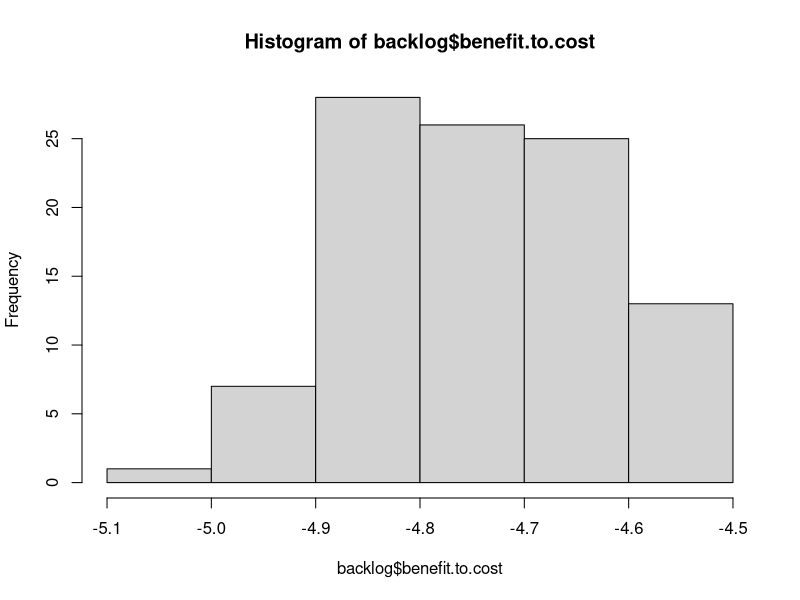
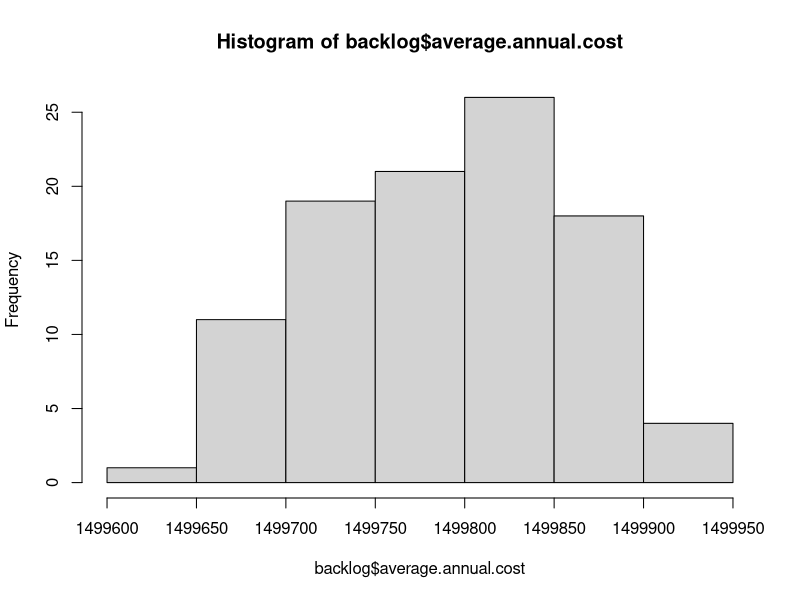
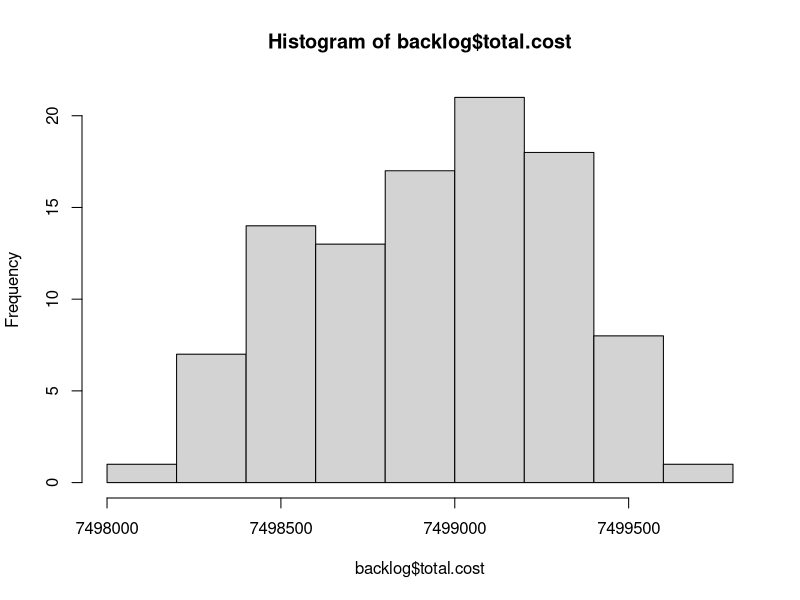
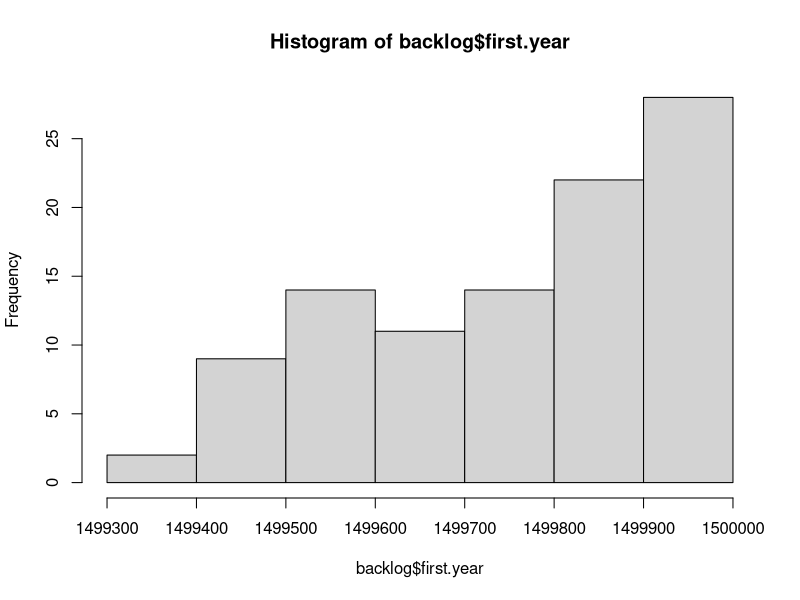

Write the R code that produced these figures, in order. (Note: this script raises an error after producing the figures.)
# Read Me ####
# This code analyzes data from FST, the City's pavement consultant
# It models the cost and PCI degredation in order to optimize pavement decisions
# OCI value = PCI.  Note these scores are from November 2012.
# Created By Daniel Hadley

# Considerations: 
# 1. The knapsack approximates an optimal outcome, but needs to be inspected in cases where the 
# limit is low,E.g., http://oucsace.cs.ohiou.edu/~razvan/courses/cs4040/lecture16.pdf
# 2. The model makes assumptions about the differences in PCI reset of various treatment types.
# It assumes that patching only resets to PCI + 6, for example. 

library("plyr")


# Import data ####
# setwd("K:/Somerstat/Common/Data/2014 StreetStat/PCI_Code")
setwd ("~/Documents/Git/PCI_Code") #at home
d <- read.csv("PCI.csv")


# Create new variables #### 
d$sq.ft <- d$PavementWi * d$Length # Sq. Feet
d$sq.yd <- d$sq.ft * 0.111111 # Sq. Yards


# Functions needed for the model: ####
# f(Age) = PCI, f(PCI) = AGE, f(Age, Pave, Old PCI) = New PCI 
# f(PCI) = AGE, f(PCI) = Cost, f(knapsack) = pave 

# f(Age) = PCI
# Referenes below
# http://onlinepubs.trb.org/onlinepubs/conferences/2012/assetmgmt/presentations/Data-A-Ramirez-Flores-Chang-Albitres.pdf
# https://repository.tamu.edu/bitstream/handle/1969.1/ETD-TAMU-2009-05-317/DESHMUKH-THESIS.pdf?sequence=2
# http://www.mylongview.com/modules/showdocument.aspx?documentid=631
# See AnalyzePCI.R
PCIf <- function(AGE){ 
  PCI <- ifelse(d$Functional == "CO - Collector", 100 - (106/((log(79/AGE))^(1/.48))),
                ifelse(d$Functional == "AR - Arterial", 100 - (109/((log(88/AGE))^(1/.58))),
                       100 - (97/((log(110/AGE))^(1/.61)))
                ))
  return(PCI)
}


# f(PCI, Function, Sq.yd) = Cost 
Costf <- function(OCI, Functional, sq.yd){ 
  Cost <- ifelse((OCI >= 68) & (OCI < 88), 1.8,
         ifelse((OCI >= 47) & (OCI < 68), 18.50,
                ifelse((OCI >= 25) & (OCI < 47) & (Functional == "RT - Residential Local"), 76.80,
                       ifelse((OCI >= 25) & (OCI < 47) & (Functional == "RE - Residential Dead End"), 76.80,
                              ifelse((OCI >= 25) & (OCI < 47) & (Functional == "CO - Collector" ), 91.10,
                                     ifelse((OCI >= 25) & (OCI < 47) & (Functional == "AR - Arterial"), 91.10,
                                            ifelse((OCI >= 0) & (OCI < 25) & (Functional == "RT - Residential Local"), 139.80,
                                                   ifelse((OCI >= 0) & (OCI < 25) & (Functional == "RE - Residential Dead End"), 139.80,
                                                          ifelse((OCI >= 0) & (OCI < 25) & (Functional == "CO - Collector"), 147.70,
                                                                 ifelse((OCI >= 0) & (OCI < 25) & (Functional == "AR - Arterial"), 162.10,
                                                                        ifelse(OCI >= 88, 0, 360)))))))))))
  return(Cost*sq.yd)
}


#f(Pave, Previous Year's Moritorium) = Moritorium
Moritoriumf <- function(Pave, MoritoriumX){
  Moritorium <- ifelse(Pave == 1, 1, 
                       ifelse((MoritoriumX > 0) & (MoritoriumX < 3), 1 + MoritoriumX,
                              0 
                              ))
  return(Moritorium)
}


# f(PCI) = delta
# This takes the current PCI and calculates the difference between that and the PCI post treatment
# This is essentially the "value" in the knapsack algo
# The penultimate line ensures that during the moratorium (3 years after work is done), that
# street is not selected for maintenance yet
Deltaf <- function(OldOCI, sq.yd, Moratorium){ 
   Delta <- ifelse((OldOCI >= 68) & (OldOCI < 88) & (Moratorium == 0), ((OldOCI + 8) * sq.yd) - (OldOCI * sq.yd),
                   ifelse((OldOCI >= 47) & (OldOCI < 68) & (Moratorium == 0), ((OldOCI + 7) * sq.yd) - (OldOCI * sq.yd),
                   # why + 8 and +9: http//www.ci.san-ramon.ca.us/engr/pavement.html
                   ifelse((OldOCI >= 25) & (OldOCI < 47) & (Moratorium == 0), (96 * sq.yd) - (OldOCI * sq.yd),
                          ifelse(Moratorium != 0, 0, 
                          (100 * sq.yd) - (OldOCI * sq.yd)
                                 ))))                      
  return(Delta)
}


# # f(value, weight, limit ) = pave. This is the OLD Pave function
# # This is a greedy approximation to the Knapsack algorithm
# knapsack <- function(value, weight, limit){
#   benefit.to.cost <- value / weight #Create ratio
#   df = data.frame(value, weight, benefit.to.cost) # turn it into a DF
#   df$ID <- (1:nrow(df)) # add ID to resort later
#   df <- df[with(df, order(-benefit.to.cost)), ] # Sort by benefit.to.cost
#   rownames(df) <- NULL # Reset the row names for easier indexing
#   df$total.weight <- ifelse(cumsum(df$weight) <= limit, cumsum(df$weight), 0) # Add first items that fit
#   # I need to add a break here if nothing fits in the bag on the first pass
#   for(i in 2:nrow(df)){ #Start in row 2 because some values have been added above
#     df$total.weight[i] <- ifelse(df$weight[i] + df$total.weight[i-1] <= limit, # If adding won't go over limit
#                                  df$weight[i] + df$total.weight[i-1], df$total.weight[i-1]) # If it will, keep Weight the same
#   }
#   df$add <- 0
#   df$add[1] <- ifelse(df$total.weight[1] > 0, 1, 0)
#   for(i in 2:nrow(df)){ #Start in row 2 
#     df$add[i] <- ifelse(df$total.weight[i] > df$total.weight[i-1], 1, 0) # 1 if it has been added
#   }
#   df$add <- ifelse(df$benefit.to.cost == 0, 0, df$add) #To avoid paving streets under moratorium
#   df$add <- ifelse(df$value == 0, 0, df$add)
#   df <- df[with(df, order(ID)), ] # Resort by ID
#   rownames(df) <- NULL # Reset the row names for easier indexing
#   return(df$add)
# }


# f(value, weight, limit preventive maintenance, limit reconstruction) = pave. This is the basic Pave function
# This is a greedy approximation to the Knapsack algorithm
knapsack <- function(value, weight, limitPM, limitR, PCI){
  benefit.to.cost <- value / weight #Create ratio
  df = data.frame(value, weight, benefit.to.cost, PCI) # turn it into a DF
  df$ID <- (1:nrow(df)) # add ID to resort later
  df <- df[with(df, order(-benefit.to.cost)), ] # Sort by benefit.to.cost
  rownames(df) <- NULL # Reset the row names for easier indexing
  df$total.weight <- ifelse(cumsum(df$weight) <= limitPM, cumsum(df$weight), 0) # Add first items that fit
  # I need to add a break here if nothing fits in the bag on the first pass
  for(i in 2:nrow(df)){ #Start in row 2 because some values have been added above
    df$total.weight[i] <- ifelse(df$weight[i] + df$total.weight[i-1] <= limitPM, # If adding won't go over limit
                                 df$weight[i] + df$total.weight[i-1], df$total.weight[i-1]) # If it will, keep Weight the same
  }
  df$add <- 0
  df$add[1] <- ifelse(df$total.weight[1] > 0, 1, 0)
  for(i in 2:nrow(df)){ #Start in row 2 
    df$add[i] <- ifelse(df$total.weight[i] > df$total.weight[i-1], 1, 0) # 1 if it has been added
  }
  df$add <- ifelse(df$benefit.to.cost == 0, 0, df$add) #To avoid paving streets under moratorium
  df$add <- ifelse(df$value == 0, 0, df$add)
  # Now do it all again for full reconstruction of the worst streets
  df <- df[with(df, order(PCI)), ] # Sort by PCI
  rownames(df) <- NULL # Reset the row names for easier indexing
  df$total.weight.a <- ifelse(cumsum(df$weight) <= limitR, cumsum(df$weight), 0) # Add first items that fit
  # I need to add a break here if nothing fits in the bag on the first pass
  for(i in 2:nrow(df)){ #Start in row 2 because some values have been added above
    df$total.weight.a[i] <- ifelse(df$weight[i] + df$total.weight.a[i-1] <= limitR, # If adding won't go over limit
                                 df$weight[i] + df$total.weight.a[i-1], df$total.weight.a[i-1]) # If it will, keep Weight the same
  }
  df$add.a <- 0
  df$add.a[1] <- ifelse(df$total.weight.a[1] > 0, 1, 0)
  for(i in 2:nrow(df)){ #Start in row 2 
    df$add.a[i] <- ifelse(df$total.weight.a[i] > df$total.weight.a[i-1], 1, 0) # 1 if it has been added
  }
  df$add.a <- ifelse(df$benefit.to.cost == 0, 0, df$add.a) #To avoid paving streets under moratorium
  df$add.a <- ifelse(df$value == 0, 0, df$add.a)
  # now resort
  df <- df[with(df, order(ID)), ] # Resort by ID
  rownames(df) <- NULL # Reset the row names for easier indexing
  df$pave <- ifelse((df$add == 1) | (df$add.a == 1), 1, 0)
  return(df$pave)
}


# f(Age, Pave, Old PCI) = New PCI
# See AnalyzePCI.R
NewPCIf <- function(AGE, Pave, OldOCI){
  NewPCI <- ifelse((OldOCI >= 68) & (OldOCI < 88) & (Pave == 1), OldOCI + 8,
                   # why + 7: http//www.ci.san-ramon.ca.us/engr/pavement.html
                   ifelse((OldOCI >= 47) & (OldOCI < 68) & (Pave == 1), OldOCI + 7,
                          ifelse((OldOCI >= 25) & (OldOCI < 47) & (Pave == 1), 96, 
                                 # http://www.mylongview.com/modules/showdocument.aspx?documentid=631
                                 ifelse((OldOCI >= 0) & (OldOCI < 25) & (Pave == 1), 100,
                                        ifelse((d$Functional == "CO - Collector") & (Pave == 0), 100 - (106/((log(79/AGE))^(1/.48))),
                                               ifelse((d$Functional == "AR - Arterial") & (Pave == 0), 100 - (109/((log(88/AGE))^(1/.58))),
                                                      100 - (97/((log(110/AGE))^(1/.61)))
                                 ))))))                      
  return(NewPCI)
}


# f(NewPCI) = New Age
Agef <- function(NewPCI){
  NewAge <- ifelse((d$Functional == "CO - Collector"), 79*(2.71828^(-9.37879/(100-NewPCI)^0.48)),
                   ifelse((d$Functional == "AR - Arterial"), 88*(2.71828^(-15.1952/(100-NewPCI)^0.58)),
                          110*(2.71828^(-16.2904/(100-NewPCI)^0.61))
                   ))
                   
  return(NewAge)
}


# Final model ####

  d$Age <- Agef(d$OCI) # Estimated age in Nov 2012
  d$backlog <- Costf(d$OCI, d$Functional, d$sq.yd) # Backlog in Nov 2012
  d$Moritorium <- 0 # Hold for three years between routine maintenance 
  d$Delta.a <- Deltaf(d$OCI, d$sq.yd, d$Moritorium) # Difference between old OCI and potential OCI
  d$Pave.a <- knapsack(d$Delta.a, d$backlog, 1000000, 1000000, d$OCI) # Pave or not in spring 2013
  d$cost.a <- ifelse(d$Pave.a == 1, Costf(d$OCI, d$Functional, d$sq.yd),0) #The cost to pave the selected streets
  d$Moritorium.a <- Moritoriumf(d$Pave.a, d$Moritorium) #if work has been done, hold for 3 years
  d$Age.Tmp <- (1 + d$Age) #Temporary to do the new PCI calculation
  d$PCI.a <-  NewPCIf(d$Age.Tmp, d$Pave.a, d$OCI)
  d$Age.a <- Agef(d$PCI.a) # The new "age" in Nov 2013. E.g., crack and seal streets are not brand new.
d$backlog.a <- Costf(d$PCI.a, d$Functional, d$sq.yd) #Backlog in Nov 2013
  d$Delta.b <- Deltaf(d$PCI.a, d$sq.yd, d$Moritorium.a)
  d$Pave.b <- knapsack(d$Delta.b, d$backlog.a, 1000000, 1000000, d$PCI.a)
  d$cost.b <- ifelse(d$Pave.b == 1, Costf(d$PCI.a, d$Functional, d$sq.yd),0)
  d$Moritorium.b <- Moritoriumf(d$Pave.b, d$Moritorium.a)
  d$Age.Tmp <- (1 + d$Age.a) 
  d$PCI.b <-  NewPCIf(d$Age.Tmp, d$Pave.b, d$PCI.a)
  d$Age.b <- Agef(d$PCI.b)
d$backlog.b <- Costf(d$PCI.b, d$Functional, d$sq.yd)
  d$Delta.c <- Deltaf(d$PCI.b, d$sq.yd, d$Moritorium.b)
  d$Pave.c <- knapsack(d$Delta.c, d$backlog.b, 1000000, 1000000, d$PCI.b)
  d$cost.c <- ifelse(d$Pave.c == 1, Costf(d$PCI.b, d$Functional, d$sq.yd),0)
  d$Moritorium.c <- Moritoriumf(d$Pave.c, d$Moritorium.b)
  d$Age.Tmp <- (1 + d$Age.b) 
  d$PCI.c <-  NewPCIf(d$Age.Tmp, d$Pave.c, d$PCI.b)
  d$Age.c <- Agef(d$PCI.c)
d$backlog.c <- Costf(d$PCI.c, d$Functional, d$sq.yd)
  d$Delta.d <- Deltaf(d$PCI.c, d$sq.yd, d$Moritorium.c)
  d$Pave.d <- knapsack(d$Delta.d, d$backlog.c, 1000000, 1000000, d$PCI.c)
  d$cost.d <- ifelse(d$Pave.d == 1, Costf(d$PCI.c, d$Functional, d$sq.yd),0)
  d$Moritorium.d <- Moritoriumf(d$Pave.d, d$Moritorium.c)
  d$Age.Tmp <- (1 + d$Age.c) 
  d$PCI.d <-  NewPCIf(d$Age.Tmp, d$Pave.d, d$PCI.c)
  d$Age.d <- Agef(d$PCI.d)
d$backlog.d <- Costf(d$PCI.d, d$Functional, d$sq.yd)
  d$Delta.e <- Deltaf(d$PCI.d, d$sq.yd, d$Moritorium.d)
  d$Pave.e <- knapsack(d$Delta.e, d$backlog.d, 1000000, 1000000, d$PCI.d)
  d$cost.e <- ifelse(d$Pave.e == 1, Costf(d$PCI.d, d$Functional, d$sq.yd),0)
  d$Moritorium.e <- Moritoriumf(d$Pave.e, d$Moritorium.d)
  d$Age.Tmp <- (1 + d$Age.d) 
  d$PCI.e <-  NewPCIf(d$Age.Tmp, d$Pave.e, d$PCI.d)
  d$Age.e <- Agef(d$PCI.e)
d$backlog.e <- Costf(d$PCI.e, d$Functional, d$sq.yd)


# Final model wrapped in a function ####

# f(n) = output
Modelf <- function(n){
  d$Age <- Agef(d$OCI) # Estimated age in Nov 2012
  d$backlog <- Costf(d$OCI, d$Functional, d$sq.yd) # Backlog in Nov 2012
  d$Moritorium <- 0 # Hold for three years between routine maintenance 
  d$Delta.a <- Deltaf(d$OCI, d$sq.yd, d$Moritorium) # Difference between old OCI and potential OCI
  d$Pave.a <- knapsack(d$Delta.a, d$backlog, 1000000, 1000000, d$OCI) # Pave or not in spring 2013
  d$cost.a <- ifelse(d$Pave.a == 1, Costf(d$OCI, d$Functional, d$sq.yd),0) #The cost to pave the selected streets
  d$Moritorium.a <- Moritoriumf(d$Pave.a, d$Moritorium) #if work has been done, hold for 3 years
  d$Age.Tmp <- (1 + d$Age) #Temporary to do the new PCI calculation
  d$PCI.a <-  NewPCIf(d$Age.Tmp, d$Pave.a, d$OCI)
  d$Age.a <- Agef(d$PCI.a) # The new "age" in Nov 2013. E.g., crack and seal streets are not brand new.
  d$backlog.a <- Costf(d$PCI.a, d$Functional, d$sq.yd) #Backlog in Nov 2013
  d$Delta.b <- Deltaf(d$PCI.a, d$sq.yd, d$Moritorium.a)
  d$Pave.b <- knapsack(d$Delta.b, d$backlog.a, 1000000, 1000000, d$PCI.a)
  d$cost.b <- ifelse(d$Pave.b == 1, Costf(d$PCI.a, d$Functional, d$sq.yd),0)
  d$Moritorium.b <- Moritoriumf(d$Pave.b, d$Moritorium.a)
  d$Age.Tmp <- (1 + d$Age.a) 
  d$PCI.b <-  NewPCIf(d$Age.Tmp, d$Pave.b, d$PCI.a)
  d$Age.b <- Agef(d$PCI.b)
  d$backlog.b <- Costf(d$PCI.b, d$Functional, d$sq.yd)
  d$Delta.c <- Deltaf(d$PCI.b, d$sq.yd, d$Moritorium.b)
  d$Pave.c <- knapsack(d$Delta.c, d$backlog.b, 1000000, 1000000, d$PCI.b)
  d$cost.c <- ifelse(d$Pave.c == 1, Costf(d$PCI.b, d$Functional, d$sq.yd),0)
  d$Moritorium.c <- Moritoriumf(d$Pave.c, d$Moritorium.b)
  d$Age.Tmp <- (1 + d$Age.b) 
  d$PCI.c <-  NewPCIf(d$Age.Tmp, d$Pave.c, d$PCI.b)
  d$Age.c <- Agef(d$PCI.c)
  d$backlog.c <- Costf(d$PCI.c, d$Functional, d$sq.yd)
  d$Delta.d <- Deltaf(d$PCI.c, d$sq.yd, d$Moritorium.c)
  d$Pave.d <- knapsack(d$Delta.d, d$backlog.c, 1000000, 1000000, d$PCI.c)
  d$cost.d <- ifelse(d$Pave.d == 1, Costf(d$PCI.c, d$Functional, d$sq.yd),0)
  d$Moritorium.d <- Moritoriumf(d$Pave.d, d$Moritorium.c)
  d$Age.Tmp <- (1 + d$Age.c) 
  d$PCI.d <-  NewPCIf(d$Age.Tmp, d$Pave.d, d$PCI.c)
  d$Age.d <- Agef(d$PCI.d)
  d$backlog.d <- Costf(d$PCI.d, d$Functional, d$sq.yd)
  d$Delta.e <- Deltaf(d$PCI.d, d$sq.yd, d$Moritorium.d)
  d$Pave.e <- knapsack(d$Delta.e, d$backlog.d, 1000000, 1000000, d$PCI.d)
  d$cost.e <- ifelse(d$Pave.e == 1, Costf(d$PCI.d, d$Functional, d$sq.yd),0)
  d$Moritorium.e <- Moritoriumf(d$Pave.e, d$Moritorium.d)
  d$Age.Tmp <- (1 + d$Age.d) 
  d$PCI.e <-  NewPCIf(d$Age.Tmp, d$Pave.e, d$PCI.d)
  d$Age.e <- Agef(d$PCI.e)
  d$backlog.e <- Costf(d$PCI.e, d$Functional, d$sq.yd)
#   Now create the outputs
backlog <- sum(d$backlog.e)
backlog.reduction <- (sum(d$backlog)) - (sum(d$backlog.e))
total.cost <- sum(d$cost.a, d$cost.b, d$cost.c, d$cost.d, d$cost.e)
benefit.to.cost <- backlog.reduction / total.cost
average.annual.cost <- ((sum(d$cost.a)) + (sum(d$cost.b)) + (sum(d$cost.c)) + 
                          (sum(d$cost.d)) + (sum(d$cost.e))) / 5
first.year <- sum(d$cost.a)
output <- list(backlog, backlog.reduction, total.cost, benefit.to.cost, average.annual.cost, first.year)
return(output)
}

Modelf(1)


# Stochastic Model for comparison ####
# f(value, weight, limit ) = pave. 
# This is a greedy approximation to the Knapsack algorithm
knapsack <- function(value, weight, limit){
  benefit.to.cost <- sample(1:573, 573, replace=F) #Instead of real ratio, make it random
  df = data.frame(value, weight, benefit.to.cost) # turn it into a DF
  df$ID <- (1:nrow(df)) # add ID to resort later
  df <- df[with(df, order(-benefit.to.cost)), ] # Sort by benefit.to.cost
  rownames(df) <- NULL # Reset the row names for easier indexing
  df$total.weight <- ifelse(cumsum(df$weight) <= limit, cumsum(df$weight), 0) # Add first items that fit
  # I need to add a break here if nothing fits in the bag on the first pass
  for(i in 2:nrow(df)){ #Start in row 2 because some values have been added above
    df$total.weight[i] <- ifelse(df$weight[i] + df$total.weight[i-1] <= limit, # If adding won't go over limit
                                 df$weight[i] + df$total.weight[i-1], df$total.weight[i-1]) # If it will, keep Weight the same
  }
  df$add <- 0
  df$add[1] <- ifelse(df$total.weight[1] > 0, 1, 0)
  for(i in 2:nrow(df)){ #Start in row 2 
    df$add[i] <- ifelse(df$total.weight[i] > df$total.weight[i-1], 1, 0) # 1 if it has been added
  }
  df <- df[with(df, order(ID)), ] # Resort by ID
  rownames(df) <- NULL # Reset the row names for easier indexing
  return(df$add)
}


Modelf <- function(n){
  d$Age <- Agef(d$OCI) # Estimated age in Nov 2012
  d$backlog <- Costf(d$OCI, d$Functional, d$sq.yd) # Backlog in Nov 2012
  d$Moritorium <- 0 # Hold for three years between routine maintenance 
  d$Delta.a <- Deltaf(d$OCI, d$sq.yd, d$Moritorium) # Difference between old OCI and potential OCI
  d$Pave.a <- knapsack(d$Delta.a, d$backlog, 1500000) # Pave or not in spring 2013
  d$cost.a <- ifelse(d$Pave.a == 1, Costf(d$OCI, d$Functional, d$sq.yd),0) #The cost to pave the selected streets
  d$Moritorium.a <- Moritoriumf(d$Pave.a, d$Moritorium) #if work has been done, hold for 3 years
  d$Age.Tmp <- (1 + d$Age) #Temporary to do the new PCI calculation
  d$PCI.a <-  NewPCIf(d$Age.Tmp, d$Pave.a, d$OCI)
  d$Age.a <- Agef(d$PCI.a) # The new "age" in Nov 2013. E.g., crack and seal streets are not brand new.
  d$backlog.a <- Costf(d$PCI.a, d$Functional, d$sq.yd) #Backlog in Nov 2013
  d$Delta.b <- Deltaf(d$PCI.a, d$sq.yd, d$Moritorium.a)
  d$Pave.b <- knapsack(d$Delta.b, d$backlog.a, 1500000)
  d$cost.b <- ifelse(d$Pave.b == 1, Costf(d$PCI.a, d$Functional, d$sq.yd),0)
  d$Moritorium.b <- Moritoriumf(d$Pave.b, d$Moritorium.a)
  d$Age.Tmp <- (1 + d$Age.a) 
  d$PCI.b <-  NewPCIf(d$Age.Tmp, d$Pave.b, d$PCI.a)
  d$Age.b <- Agef(d$PCI.b)
  d$backlog.b <- Costf(d$PCI.b, d$Functional, d$sq.yd)
  d$Delta.c <- Deltaf(d$PCI.b, d$sq.yd, d$Moritorium.b)
  d$Pave.c <- knapsack(d$Delta.c, d$backlog.b, 1500000)
  d$cost.c <- ifelse(d$Pave.c == 1, Costf(d$PCI.b, d$Functional, d$sq.yd),0)
  d$Moritorium.c <- Moritoriumf(d$Pave.c, d$Moritorium.b)
  d$Age.Tmp <- (1 + d$Age.b) 
  d$PCI.c <-  NewPCIf(d$Age.Tmp, d$Pave.c, d$PCI.b)
  d$Age.c <- Agef(d$PCI.c)
  d$backlog.c <- Costf(d$PCI.c, d$Functional, d$sq.yd)
  d$Delta.d <- Deltaf(d$PCI.c, d$sq.yd, d$Moritorium.c)
  d$Pave.d <- knapsack(d$Delta.d, d$backlog.c, 1500000)
  d$cost.d <- ifelse(d$Pave.d == 1, Costf(d$PCI.c, d$Functional, d$sq.yd),0)
  d$Moritorium.d <- Moritoriumf(d$Pave.d, d$Moritorium.c)
  d$Age.Tmp <- (1 + d$Age.c) 
  d$PCI.d <-  NewPCIf(d$Age.Tmp, d$Pave.d, d$PCI.c)
  d$Age.d <- Agef(d$PCI.d)
  d$backlog.d <- Costf(d$PCI.d, d$Functional, d$sq.yd)
  d$Delta.e <- Deltaf(d$PCI.d, d$sq.yd, d$Moritorium.d)
  d$Pave.e <- knapsack(d$Delta.e, d$backlog.d, 1500000)
  d$cost.e <- ifelse(d$Pave.e == 1, Costf(d$PCI.d, d$Functional, d$sq.yd),0)
  d$Moritorium.e <- Moritoriumf(d$Pave.e, d$Moritorium.d)
  d$Age.Tmp <- (1 + d$Age.d) 
  d$PCI.e <-  NewPCIf(d$Age.Tmp, d$Pave.e, d$PCI.d)
  d$Age.e <- Agef(d$PCI.e)
  d$backlog.e <- Costf(d$PCI.e, d$Functional, d$sq.yd)
  #   Now create the outputs
  backlog <- sum(d$backlog.e)
  backlog.reduction <- (sum(d$backlog)) - (sum(d$backlog.e))
  total.cost <- sum(d$cost.a, d$cost.b, d$cost.c, d$cost.d, d$cost.e)
  benefit.to.cost <- backlog.reduction / total.cost
  average.annual.cost <- ((sum(d$cost.a)) + (sum(d$cost.b)) + (sum(d$cost.c)) + 
                            (sum(d$cost.d)) + (sum(d$cost.e))) / 5
  first.year <- sum(d$cost.a)
  output <- list(backlog, backlog.reduction, total.cost, benefit.to.cost, average.annual.cost, first.year)
  return(output)
}

Modelf(1)

# Now run the function X number of times
# http://stats.stackexchange.com/questions/7999/how-to-efficiently-repeat-a-function-on-a-data-set-in-r
library("plyr")
l <- alply(cbind(rep(100,100),rep(20,10)),1,Modelf)
backlog <- data.frame(matrix(unlist(l), nrow=100, byrow=T))
colnames(backlog) <- c("backlog", "backlog.reduction", "total.cost", "benefit.to.cost", 
                       "average.annual.cost", "first.year")

hist(backlog$benefit.to.cost)
hist(backlog$average.annual.cost)
hist(backlog$total.cost)
hist(backlog$first.year)


# Final model for comparison to consultant: cap = $2m + $2m worst streets  ####
# Backlog after 5 years for consultant spending $4.5 m is $81,115,018 m.

# f(n) = output
Modelf <- function(n){
  d$Age <- Agef(d$OCI) # Estimated age in Nov 2012
  d$backlog <- Costf(d$OCI, d$Functional, d$sq.yd) # Backlog in Nov 2012
  d$Moritorium <- 0 # Hold for three years between routine maintenance 
  d$Delta.a <- Deltaf(d$OCI, d$sq.yd, d$Moritorium) # Difference between old OCI and potential OCI
  d$Pave.a <- knapsack(d$Delta.a, d$backlog, 2000000, 2000000, d$OCI) # Pave or not in spring 2013
  d$cost.a <- ifelse(d$Pave.a == 1, Costf(d$OCI, d$Functional, d$sq.yd),0) #The cost to pave the selected streets
  d$Moritorium.a <- Moritoriumf(d$Pave.a, d$Moritorium) #if work has been done, hold for 3 years
  d$Age.Tmp <- (1 + d$Age) #Temporary to do the new PCI calculation
  d$PCI.a <-  NewPCIf(d$Age.Tmp, d$Pave.a, d$OCI)
  d$Age.a <- Agef(d$PCI.a) # The new "age" in Nov 2013. E.g., crack and seal streets are not brand new.
  d$backlog.a <- Costf(d$PCI.a, d$Functional, d$sq.yd) #Backlog in Nov 2013
  d$Delta.b <- Deltaf(d$PCI.a, d$sq.yd, d$Moritorium.a)
  d$Pave.b <- knapsack(d$Delta.b, d$backlog.a, 2000000, 2000000, d$PCI.a)
  d$cost.b <- ifelse(d$Pave.b == 1, Costf(d$PCI.a, d$Functional, d$sq.yd),0)
  d$Moritorium.b <- Moritoriumf(d$Pave.b, d$Moritorium.a)
  d$Age.Tmp <- (1 + d$Age.a) 
  d$PCI.b <-  NewPCIf(d$Age.Tmp, d$Pave.b, d$PCI.a)
  d$Age.b <- Agef(d$PCI.b)
  d$backlog.b <- Costf(d$PCI.b, d$Functional, d$sq.yd)
  d$Delta.c <- Deltaf(d$PCI.b, d$sq.yd, d$Moritorium.b)
  d$Pave.c <- knapsack(d$Delta.c, d$backlog.b, 2000000, 2000000, d$PCI.b)
  d$cost.c <- ifelse(d$Pave.c == 1, Costf(d$PCI.b, d$Functional, d$sq.yd),0)
  d$Moritorium.c <- Moritoriumf(d$Pave.c, d$Moritorium.b)
  d$Age.Tmp <- (1 + d$Age.b) 
  d$PCI.c <-  NewPCIf(d$Age.Tmp, d$Pave.c, d$PCI.b)
  d$Age.c <- Agef(d$PCI.c)
  d$backlog.c <- Costf(d$PCI.c, d$Functional, d$sq.yd)
  d$Delta.d <- Deltaf(d$PCI.c, d$sq.yd, d$Moritorium.c)
  d$Pave.d <- knapsack(d$Delta.d, d$backlog.c, 2000000, 2000000, d$PCI.c)
  d$cost.d <- ifelse(d$Pave.d == 1, Costf(d$PCI.c, d$Functional, d$sq.yd),0)
  d$Moritorium.d <- Moritoriumf(d$Pave.d, d$Moritorium.c)
  d$Age.Tmp <- (1 + d$Age.c) 
  d$PCI.d <-  NewPCIf(d$Age.Tmp, d$Pave.d, d$PCI.c)
  d$Age.d <- Agef(d$PCI.d)
  d$backlog.d <- Costf(d$PCI.d, d$Functional, d$sq.yd)
  d$Delta.e <- Deltaf(d$PCI.d, d$sq.yd, d$Moritorium.d)
  d$Pave.e <- knapsack(d$Delta.e, d$backlog.d, 2000000, 2000000, d$PCI.d)
  d$cost.e <- ifelse(d$Pave.e == 1, Costf(d$PCI.d, d$Functional, d$sq.yd),0)
  d$Moritorium.e <- Moritoriumf(d$Pave.e, d$Moritorium.d)
  d$Age.Tmp <- (1 + d$Age.d) 
  d$PCI.e <-  NewPCIf(d$Age.Tmp, d$Pave.e, d$PCI.d)
  d$Age.e <- Agef(d$PCI.e)
  d$backlog.e <- Costf(d$PCI.e, d$Functional, d$sq.yd)
  #   Now create the outputs
  backlog <- sum(d$backlog.e)
  backlog.reduction <- (sum(d$backlog)) - (sum(d$backlog.e))
  total.cost <- sum(d$cost.a, d$cost.b, d$cost.c, d$cost.d, d$cost.e)
  benefit.to.cost <- backlog.reduction / total.cost
  average.annual.cost <- ((sum(d$cost.a)) + (sum(d$cost.b)) + (sum(d$cost.c)) + 
                            (sum(d$cost.d)) + (sum(d$cost.e))) / 5
  first.year <- sum(d$cost.a)
  output <- list(backlog, backlog.reduction, total.cost, benefit.to.cost, average.annual.cost, first.year)
  return(output)
}

Modelf(1)


# Here are the Streets that DPW did in 2013 ####
Modelf <- function(n){
  d$Age <- Agef(d$OCI) # Estimated age in Nov 2012
  d$backlog <- Costf(d$OCI, d$Functional, d$sq.yd) # Backlog in Nov 2012
  d$Moritorium <- 0 # Hold for three years between routine maintenance 
  d$Delta.a <- Deltaf(d$OCI, d$sq.yd, d$Moritorium) # Difference between old OCI and potential OCI
  ## The following list is missing the private ways and the part of Shore they did. Was it all Shore?
  d$Pave.a <- ifelse(d$STREETNAME %in% c('ALBION ST' , 'ALBION TERR', 'BELMONT SQ', 'HAMMOND ST',
                                         'MORGAN ST', 'WHEELER ST', 'WYATT ST', 'YORKTOWN ST'), 1, 0)
  d$cost.a <- ifelse(d$Pave.a == 1, Costf(d$OCI, d$Functional, d$sq.yd),0) #The cost to pave the selected streets
  d$Moritorium.a <- Moritoriumf(d$Pave.a, d$Moritorium) #if work has been done, hold for 3 years
  d$Age.Tmp <- (1 + d$Age) #Temporary to do the new PCI calculation
  d$PCI.a <-  NewPCIf(d$Age.Tmp, d$Pave.a, d$OCI)
  d$Age.a <- Agef(d$PCI.a) # The new "age" in Nov 2013. E.g., crack and seal streets are not brand new.
  d$backlog.a <- Costf(d$PCI.a, d$Functional, d$sq.yd) #Backlog in Nov 2013
  d$Delta.b <- Deltaf(d$PCI.a, d$sq.yd, d$Moritorium.a)
  d$Pave.b <- knapsack(d$Delta.b, d$backlog.a, 1000000, 1000000, d$PCI.a)
  d$cost.b <- ifelse(d$Pave.b == 1, Costf(d$PCI.a, d$Functional, d$sq.yd),0)
  d$Moritorium.b <- Moritoriumf(d$Pave.b, d$Moritorium.a)
  d$Age.Tmp <- (1 + d$Age.a) 
  d$PCI.b <-  NewPCIf(d$Age.Tmp, d$Pave.b, d$PCI.a)
  d$Age.b <- Agef(d$PCI.b)
  d$backlog.b <- Costf(d$PCI.b, d$Functional, d$sq.yd)
  d$Delta.c <- Deltaf(d$PCI.b, d$sq.yd, d$Moritorium.b)
  d$Pave.c <- knapsack(d$Delta.c, d$backlog.b, 1000000, 1000000, d$PCI.b)
  d$cost.c <- ifelse(d$Pave.c == 1, Costf(d$PCI.b, d$Functional, d$sq.yd),0)
  d$Moritorium.c <- Moritoriumf(d$Pave.c, d$Moritorium.b)
  d$Age.Tmp <- (1 + d$Age.b) 
  d$PCI.c <-  NewPCIf(d$Age.Tmp, d$Pave.c, d$PCI.b)
  d$Age.c <- Agef(d$PCI.c)
  d$backlog.c <- Costf(d$PCI.c, d$Functional, d$sq.yd)
  d$Delta.d <- Deltaf(d$PCI.c, d$sq.yd, d$Moritorium.c)
  d$Pave.d <- knapsack(d$Delta.d, d$backlog.c, 1000000, 1000000, d$PCI.c)
  d$cost.d <- ifelse(d$Pave.d == 1, Costf(d$PCI.c, d$Functional, d$sq.yd),0)
  d$Moritorium.d <- Moritoriumf(d$Pave.d, d$Moritorium.c)
  d$Age.Tmp <- (1 + d$Age.c) 
  d$PCI.d <-  NewPCIf(d$Age.Tmp, d$Pave.d, d$PCI.c)
  d$Age.d <- Agef(d$PCI.d)
  d$backlog.d <- Costf(d$PCI.d, d$Functional, d$sq.yd)
  d$Delta.e <- Deltaf(d$PCI.d, d$sq.yd, d$Moritorium.d)
  d$Pave.e <- knapsack(d$Delta.e, d$backlog.d, 1000000, 1000000, d$PCI.d)
  d$cost.e <- ifelse(d$Pave.e == 1, Costf(d$PCI.d, d$Functional, d$sq.yd),0)
  d$Moritorium.e <- Moritoriumf(d$Pave.e, d$Moritorium.d)
  d$Age.Tmp <- (1 + d$Age.d) 
  d$PCI.e <-  NewPCIf(d$Age.Tmp, d$Pave.e, d$PCI.d)
  d$Age.e <- Agef(d$PCI.e)
  d$backlog.e <- Costf(d$PCI.e, d$Functional, d$sq.yd)
return(sum(d$backlog))
}


# Stochastic Model (random spending number) to see return on investment ####

Modelf <- function(n){
  random <- runif(1, min=10000, max=3000000)
  d$Age <- Agef(d$OCI) # Estimated age in Nov 2012
  d$backlog <- Costf(d$OCI, d$Functional, d$sq.yd) # Backlog in Nov 2012
  d$Moritorium <- 0 # Hold for three years between routine maintenance 
  d$Delta.a <- Deltaf(d$OCI, d$sq.yd, d$Moritorium) # Difference between old OCI and potential OCI
  ## The following list is missing the private ways and the part of Shore they did. Was it all Shore?
  d$Pave.a <- ifelse(d$STREETNAME %in% c('ALBION ST' , 'ALBION TERR', 'BELMONT SQ', 'HAMMOND ST',
                                         'MORGAN ST', 'WHEELER ST', 'WYATT ST', 'YORKTOWN ST'), 1, 0)
  d$cost.a <- ifelse(d$Pave.a == 1, Costf(d$OCI, d$Functional, d$sq.yd),0) #The cost to pave the selected streets
  d$Moritorium.a <- Moritoriumf(d$Pave.a, d$Moritorium) #if work has been done, hold for 3 years
  d$Age.Tmp <- (1 + d$Age) #Temporary to do the new PCI calculation
  d$PCI.a <-  NewPCIf(d$Age.Tmp, d$Pave.a, d$OCI)
  d$Age.a <- Agef(d$PCI.a) # The new "age" in Nov 2013. E.g., crack and seal streets are not brand new.
  d$backlog.a <- Costf(d$PCI.a, d$Functional, d$sq.yd) #Backlog in Nov 2013
  d$Delta.b <- Deltaf(d$PCI.a, d$sq.yd, d$Moritorium.a)
  d$Pave.b <- knapsack(d$Delta.b, d$backlog.a, random, random, d$PCI.a)
  d$cost.b <- ifelse(d$Pave.b == 1, Costf(d$PCI.a, d$Functional, d$sq.yd),0)
  d$Moritorium.b <- Moritoriumf(d$Pave.b, d$Moritorium.a)
  d$Age.Tmp <- (1 + d$Age.a) 
  d$PCI.b <-  NewPCIf(d$Age.Tmp, d$Pave.b, d$PCI.a)
  d$Age.b <- Agef(d$PCI.b)
  d$backlog.b <- Costf(d$PCI.b, d$Functional, d$sq.yd)
  d$Delta.c <- Deltaf(d$PCI.b, d$sq.yd, d$Moritorium.b)
  d$Pave.c <- knapsack(d$Delta.c, d$backlog.b, random, random, d$PCI.b)
  d$cost.c <- ifelse(d$Pave.c == 1, Costf(d$PCI.b, d$Functional, d$sq.yd),0)
  d$Moritorium.c <- Moritoriumf(d$Pave.c, d$Moritorium.b)
  d$Age.Tmp <- (1 + d$Age.b) 
  d$PCI.c <-  NewPCIf(d$Age.Tmp, d$Pave.c, d$PCI.b)
  d$Age.c <- Agef(d$PCI.c)
  d$backlog.c <- Costf(d$PCI.c, d$Functional, d$sq.yd)
  d$Delta.d <- Deltaf(d$PCI.c, d$sq.yd, d$Moritorium.c)
  d$Pave.d <- knapsack(d$Delta.d, d$backlog.c, random, random, d$PCI.c)
  d$cost.d <- ifelse(d$Pave.d == 1, Costf(d$PCI.c, d$Functional, d$sq.yd),0)
  d$Moritorium.d <- Moritoriumf(d$Pave.d, d$Moritorium.c)
  d$Age.Tmp <- (1 + d$Age.c) 
  d$PCI.d <-  NewPCIf(d$Age.Tmp, d$Pave.d, d$PCI.c)
  d$Age.d <- Agef(d$PCI.d)
  d$backlog.d <- Costf(d$PCI.d, d$Functional, d$sq.yd)
  d$Delta.e <- Deltaf(d$PCI.d, d$sq.yd, d$Moritorium.d)
  d$Pave.e <- knapsack(d$Delta.e, d$backlog.d, random, random, d$PCI.d)
  d$cost.e <- ifelse(d$Pave.e == 1, Costf(d$PCI.d, d$Functional, d$sq.yd),0)
  d$Moritorium.e <- Moritoriumf(d$Pave.e, d$Moritorium.d)
  d$Age.Tmp <- (1 + d$Age.d) 
  d$PCI.e <-  NewPCIf(d$Age.Tmp, d$Pave.e, d$PCI.d)
  d$Age.e <- Agef(d$PCI.e)
  d$backlog.e <- Costf(d$PCI.e, d$Functional, d$sq.yd)
  #   Now create the outputs
  random <- random
  backlog <- sum(d$backlog.e)
  backlog.reduction <- (sum(d$backlog)) - (sum(d$backlog.e))
  total.cost <- sum(d$cost.a, d$cost.b, d$cost.c, d$cost.d, d$cost.e)
  benefit.to.cost <- backlog.reduction / total.cost
  average.annual.cost <- ((sum(d$cost.a)) + (sum(d$cost.b)) + (sum(d$cost.c)) + 
                            (sum(d$cost.d)) + (sum(d$cost.e))) / 5
  first.year <- sum(d$cost.a)
  weighted.PCI.a <- weighted.mean(d$PCI.a, d$sq.yd)
  weighted.PCI.e <- weighted.mean(d$PCI.e, d$sq.yd)
  min.PCI.e <- min(d$PCI.e)
  output <- list(backlog, backlog.reduction, total.cost, benefit.to.cost, 
                 average.annual.cost, first.year, random, weighted.PCI.a, weighted.PCI.e, min.PCI.e)
  return(output)
}

Modelf(1)

# Now run the function X number of times
# http://stats.stackexchange.com/questions/7999/how-to-efficiently-repeat-a-function-on-a-data-set-in-r
library("plyr")
l <- alply(cbind(rep(1000,1000),rep(20,10)),1,Modelf)
backlog <- data.frame(matrix(unlist(l), nrow=1000, byrow=T))
colnames(backlog) <- c("backlog", "backlog.reduction", "total.cost", "benefit.to.cost", 
                       "average.annual.cost", "first.year", "Spending", "PCI.a", "PCI.e", "min.PCI.e")

hist(backlog$benefit.to.cost)
hist(backlog$average.annual.cost)
hist(backlog$total.cost)
hist(backlog$first.year)


# Here are the Streets that DPW did in 2013 + a Model of worst first at historic levels ####
Modelf <- function(n){
  d$Age <- Agef(d$OCI) # Estimated age in Nov 2012
  d$backlog <- Costf(d$OCI, d$Functional, d$sq.yd) # Backlog in Nov 2012
  d$Moritorium <- 0 # Hold for three years between routine maintenance 
  d$Delta.a <- Deltaf(d$OCI, d$sq.yd, d$Moritorium) # Difference between old OCI and potential OCI
  ## The following list is missing the private ways and the part of Shore they did. Was it all Shore?
  d$Pave.a <- ifelse(d$STREETNAME %in% c('ALBION ST' , 'ALBION TERR', 'BELMONT SQ', 'HAMMOND ST',
                                         'MORGAN ST', 'WHEELER ST', 'WYATT ST', 'YORKTOWN ST'), 1, 0)
  d$cost.a <- ifelse(d$Pave.a == 1, Costf(d$OCI, d$Functional, d$sq.yd),0) #The cost to pave the selected streets
  d$Moritorium.a <- Moritoriumf(d$Pave.a, d$Moritorium) #if work has been done, hold for 3 years
  d$Age.Tmp <- (1 + d$Age) #Temporary to do the new PCI calculation
  d$PCI.a <-  NewPCIf(d$Age.Tmp, d$Pave.a, d$OCI)
  d$Age.a <- Agef(d$PCI.a) # The new "age" in Nov 2013. E.g., crack and seal streets are not brand new.
  d$backlog.a <- Costf(d$PCI.a, d$Functional, d$sq.yd) #Backlog in Nov 2013
  d$Delta.b <- Deltaf(d$PCI.a, d$sq.yd, d$Moritorium.a)
  d$Pave.b <- knapsack(d$Delta.b, d$backlog.a, 0, 1200000, d$PCI.a)
  d$cost.b <- ifelse(d$Pave.b == 1, Costf(d$PCI.a, d$Functional, d$sq.yd),0)
  d$Moritorium.b <- Moritoriumf(d$Pave.b, d$Moritorium.a)
  d$Age.Tmp <- (1 + d$Age.a) 
  d$PCI.b <-  NewPCIf(d$Age.Tmp, d$Pave.b, d$PCI.a)
  d$Age.b <- Agef(d$PCI.b)
  d$backlog.b <- Costf(d$PCI.b, d$Functional, d$sq.yd)
  d$Delta.c <- Deltaf(d$PCI.b, d$sq.yd, d$Moritorium.b)
  d$Pave.c <- knapsack(d$Delta.c, d$backlog.b, 0, 1200000, d$PCI.b)
  d$cost.c <- ifelse(d$Pave.c == 1, Costf(d$PCI.b, d$Functional, d$sq.yd),0)
  d$Moritorium.c <- Moritoriumf(d$Pave.c, d$Moritorium.b)
  d$Age.Tmp <- (1 + d$Age.b) 
  d$PCI.c <-  NewPCIf(d$Age.Tmp, d$Pave.c, d$PCI.b)
  d$Age.c <- Agef(d$PCI.c)
  d$backlog.c <- Costf(d$PCI.c, d$Functional, d$sq.yd)
  d$Delta.d <- Deltaf(d$PCI.c, d$sq.yd, d$Moritorium.c)
  d$Pave.d <- knapsack(d$Delta.d, d$backlog.c, 0, 1200000, d$PCI.c)
  d$cost.d <- ifelse(d$Pave.d == 1, Costf(d$PCI.c, d$Functional, d$sq.yd),0)
  d$Moritorium.d <- Moritoriumf(d$Pave.d, d$Moritorium.c)
  d$Age.Tmp <- (1 + d$Age.c) 
  d$PCI.d <-  NewPCIf(d$Age.Tmp, d$Pave.d, d$PCI.c)
  d$Age.d <- Agef(d$PCI.d)
  d$backlog.d <- Costf(d$PCI.d, d$Functional, d$sq.yd)
  d$Delta.e <- Deltaf(d$PCI.d, d$sq.yd, d$Moritorium.d)
  d$Pave.e <- knapsack(d$Delta.e, d$backlog.d, 0, 1200000, d$PCI.d)
  d$cost.e <- ifelse(d$Pave.e == 1, Costf(d$PCI.d, d$Functional, d$sq.yd),0)
  d$Moritorium.e <- Moritoriumf(d$Pave.e, d$Moritorium.d)
  d$Age.Tmp <- (1 + d$Age.d) 
  d$PCI.e <-  NewPCIf(d$Age.Tmp, d$Pave.e, d$PCI.d)
  d$Age.e <- Agef(d$PCI.e)
  d$backlog.e <- Costf(d$PCI.e, d$Functional, d$sq.yd)
  return(sum(d$backlog))
}


# Visualizations ####
library(ggplot2)

my.theme <- 
  theme(plot.background = element_blank(), # Remove background
        panel.grid.major = element_blank(), # Remove gridlines
        panel.grid.minor = element_blank(), # Remove more gridlines
        panel.border = element_blank(), # Remove border
        panel.background = element_blank(), # Remove more background
        axis.ticks = element_blank(), # Remove axis ticks
        axis.text=element_text(size=24), # Enlarge axis text font
        axis.title=element_text(size=26), # Enlarge axis title font
        plot.title=element_text(size=42, hjust=0) # Enlarge, left-align title
        #,axis.text.x = element_text(angle=60, hjust = 1) # Uncomment if X-axis unreadable 
  )

p <- qplot(OCI, weight = sq.yd, data = d, geom = "histogram", alpha=I(.7), main="Data By Year", ylab="Col2 Count")
p + my.theme

p <- qplot(PCI.a, weight = sq.yd, data = d, geom = "histogram", alpha=I(.7), main="Data By Year", ylab="Col2 Count")
p + my.theme

p <- qplot(PCI.b, weight = sq.yd, data = d, geom = "histogram", alpha=I(.7), main="Data By Year", ylab="Col2 Count")
p + my.theme

p <- qplot(PCI.c, weight = sq.yd, data = d, geom = "histogram", alpha=I(.7), main="Data By Year", ylab="Col2 Count")
p + my.theme

p <- qplot(PCI.d, weight = sq.yd, data = d, geom = "histogram", alpha=I(.7), main="Data By Year", ylab="Col2 Count")
p + my.theme

p <- qplot(PCI.e, weight = sq.yd, data = d, geom = "histogram", alpha=I(.7), main="Data By Year", ylab="Col2 Count")
p + my.theme
